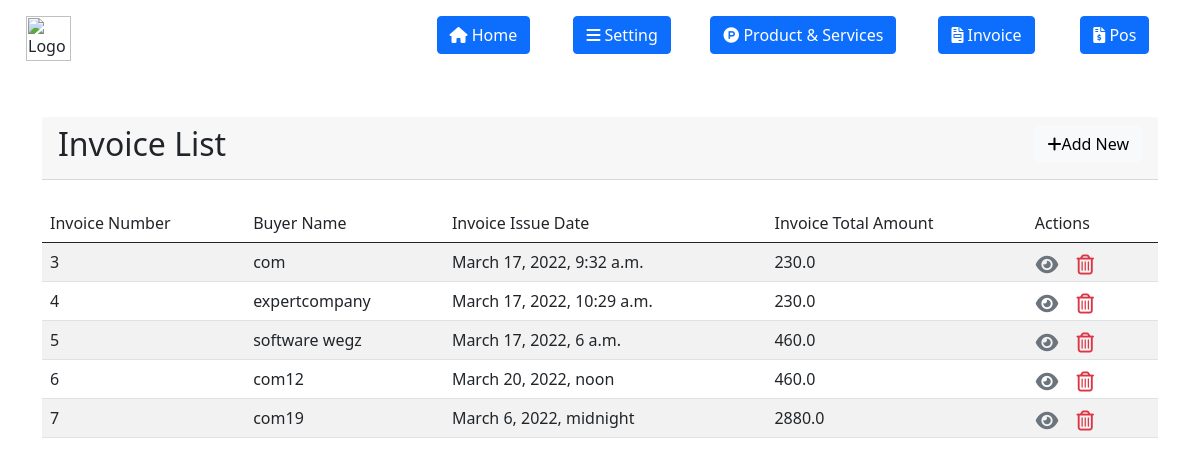
/invoice/list/, run on the app's committed database.
### invoice/models.py (models this page shows, shortened)
class Invoice(models.Model):
    def number():
        no = Invoice.objects.count()
        if no == None:
            return 1
        else:
            return no + 1
    date_of_supply = models.DateField(null=True, blank=True)
    branch = models.CharField(max_length=300, null=True, blank=True)
    salesman_name = models.CharField(max_length=300, null=True, blank=True)
    invoice_number = models.IntegerField(null=True, blank=True, unique=True, default=number)
    invoice_issue_date = models.DateTimeField(default=now, null=True, blank=True)
    page_number = models.IntegerField(null=True, blank=True)
    buyer_organization_name = models.CharField(max_length=200, null=True, blank=True)
    building_number = models.IntegerField(null=True, blank=True)
    street_name = models.CharField(max_length=150, null=True, blank=True)
    district = models.CharField(max_length=150, null=True, blank=True)
    city = models.CharField(max_length=300, null=True, blank=True)
    country = models.CharField(max_length=300, null=True, blank=True)
    postal_code = models.IntegerField(null=True, blank=True)
    additional_number = models.CharField(max_length=150, null=True, blank=True)
    vat_number = models.IntegerField(null=True, blank=True)
    other_buyer_id = models.CharField(max_length=150, null=True, blank=True)
    product = models.ForeignKey(Product, on_delete=models.CASCADE, null=True, blank=True)
    setting = models.ForeignKey(Setting, on_delete=models.CASCADE, null=True, blank=True)
    description = models.CharField(max_length=300, null=True, blank=True)
    unit_price = models.FloatField(null=True, blank=True)
    quantity = models.FloatField(null=True, blank=True)
    taxable_amount = models.FloatField(null=True, blank=True)
    tax_amount = models.FloatField(null=True, blank=True)
    tax_rate = models.FloatField(null=True, blank=True)
    total_vat = models.FloatField(null=True, blank=True)
    total_taxable_amount_exclude_vat = models.FloatField(null=True, blank=True)
    total_exclude_vat = models.FloatField(null=True, blank=True)
    total_amount_due = models.FloatField(null=True, blank=True)
    discount = models.FloatField(null=True, blank=True)
    total = models.FloatField(null=True, blank=True)
    sub_total = models.FloatField(null=True, blank=True)

### invoice/views.py (the view)
# urls.py: path('invoice/list/', views.invoice_pos_list, name='invoice_pos_list'),
def invoice_pos_list(request):
    invoice_list = Invoice.objects.all()
    context = {'invoice_list': invoice_list}
    return render(request, "pos/pos_list.html", context)

### invoice/templates/pos/pos_list.html (shortened to what this page needs)
{% extends 'base.html' %}
{% block content %}
<div class="container" style="margin-top: 40px">
    <div class="card-header">
        <a href="{% url 'invoice_create' %}" class="btn btn-light" style="float:right">
            <i class="fas fa-plus"></i>Add New
        </a>
        <h2>Invoice List</h2>
    </div>
    <br>
    <table class="table table-striped">
        <thead>
        <tr>
            <td>Invoice Number</td>
            <td>Buyer Name</td>
            <td>Invoice Issue Date</td>
            <td>Invoice Total Amount</td>
            <td>Actions</td>
        </tr>
        </thead>
        <tbody>
        {% for invoice in invoice_list %}
        <tr>
            <td> {{ invoice.id }}</td>
            <td> {{ invoice.buyer_organization_name }}</td>
            <td> {{ invoice.invoice_issue_date }}</td>
            <td> {{ invoice.total_amount_due }}</td>
            <td>
                <a href="{% url 'invoice_view' invoice.id  %}" class="btn text-secondary px-0">
                    <i class="fas fa-eye fa-lg"></i>
                </a>
                <form action="{% url 'invoice_delete'  invoice.id  %}" method="post" class="d-inline">
                    <button type="submit" class="btn">
                        <i class="far fa-trash-alt fa-lg text-danger float-right"></i>
                    </button>
                </form>
            </td>
        </tr>
        {% endfor %}
        </tbody>
    </table>
</div>
{% endblock content %}

### invoice/templates/base.html (shortened to what this page needs)
{% load static %}
<html lang="en">
<head>
    <link rel="stylesheet" href="https://cdnjs.cloudflare.com/ajax/libs/font-awesome/6.0.0-beta3/css/all.min.css" media="print">
    <link href="https://cdn.jsdelivr.net/npm/bootstrap@5.0.2/dist/css/bootstrap.min.css" rel="stylesheet"
 media="print">
</head>
<body>
{% include 'buttons.html' %}
{% block content %}
{% endblock content %}
</body>
</html>

### invoice/templates/buttons.html (shortened to what this page needs)
{% load static %}
<html lang="en">
<head>
    <link rel="stylesheet" href="https://cdnjs.cloudflare.com/ajax/libs/font-awesome/6.0.0-beta3/css/all.min.css">
    <link href="https://cdn.jsdelivr.net/npm/bootstrap@5.0.2/dist/css/bootstrap.min.css" rel="stylesheet"
>
</head>
<body>
<div class="col-md-10">
    <div class="card-body">
        <img src="{% static 'images/new-logo-white.png' %}" alt="Logo"
             class="bi me-2 " style=" height: calc(calc(4.5rem + 3px) * .6);
  width: auto; margin-left: 10px">
        <div class="btn-group" style="float: right;">
            <div class="col-md-3" id="home">
                <a href="{% url 'home' %}" class="btn btn-primary"
                   style="text-align: center; color: white;"><i
                        class="fa-solid fa-house"></i> Home </a>
            </div>
            <div class="col-md-3" id="setting">
                <a href="{% url 'setting_create' %}" class="btn btn-primary"
                   style="text-align: center; color: white;"><i
                        class="fa-solid fa-bars"></i> Setting </a>
            </div>
            <div class="col-md-5" id="product">
                <a href="{% url 'product_create' %}" class="btn btn-primary"
                   style="text-align: center; color: white;"><i
                        class="fa-brands fa-product-hunt"></i> Product & Services</a>
            </div>
            <div class="col-md-3" id="invoice">
                <a href="{% url 'invoice_pos_list' %}" class="btn btn-primary"
                   style="text-align: center; color: white;"><i
                        class="fa-solid fa-file-invoice"></i> Invoice </a>
            </div>
            <div class="col-md-3" id="pos">
                <a href="{% url 'invoice_create' %}" class="btn btn-primary"
                   style="margin-left:5px; text-align: center; color: white;"><i
                        class="fa-solid fa-file-invoice-dollar"></i> Pos </a>
            </div>
        </div>
    </div>
</div>
</body>
</html>

### data on the page
Invoice: id "3", buyer_organization_name "com", invoice_issue_date "March 17, 2022, 9:32 a.m.", total_amount_due "230.0"
Invoice: id "4", buyer_organization_name "expertcompany", invoice_issue_date "March 17, 2022, 10:29 a.m.", total_amount_due "230.0"
Invoice: id "5", buyer_organization_name "software wegz", invoice_issue_date "March 17, 2022, 6 a.m.", total_amount_due "460.0"
Invoice: id "6", buyer_organization_name "com12", invoice_issue_date "March 20, 2022, noon", total_amount_due "460.0"
Invoice: id "7", buyer_organization_name "com19", invoice_issue_date "March 6, 2022, midnight", total_amount_due "2880.0"
